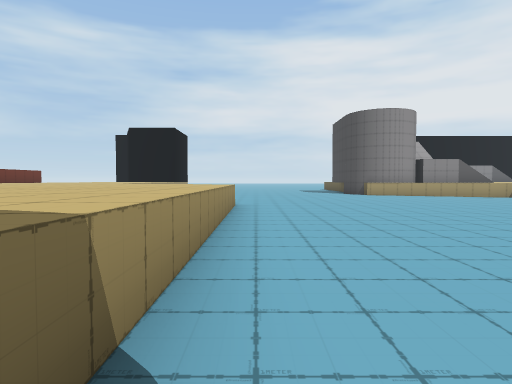
view 1 (above)

24 first-person views from a walk through a 3-D level made in the Unity game engine. The camera is 1.2 m above the floor, tilts 2° down and sees 75° across. The floor is counted in squares, 2 m on a side. Each view is taken from the middle of a square. On the plan, view 1 faces up. The plan holds only what a view shows up to about 10 squares ahead; the rest is blank. The place goes on beyond the plan. Some animated figures are left out.

view 2
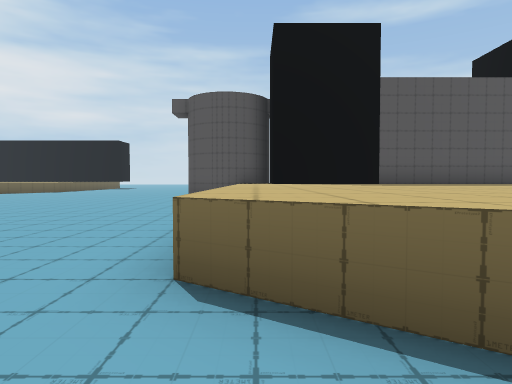

view 3
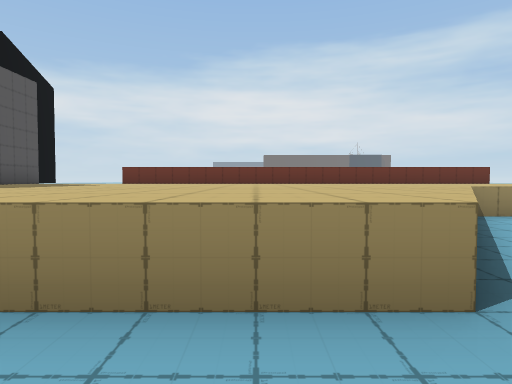

view 4
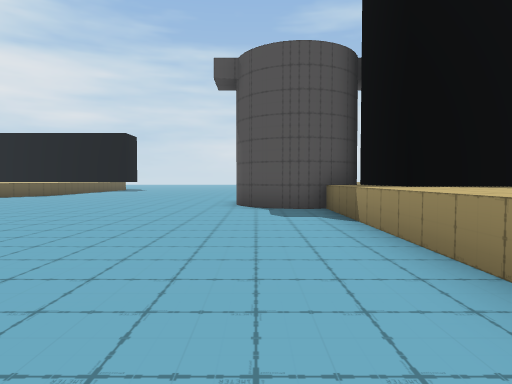

view 5
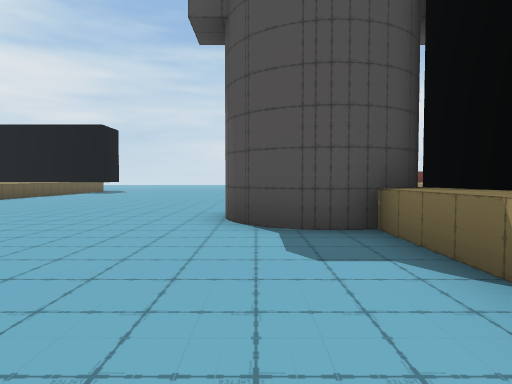

view 6
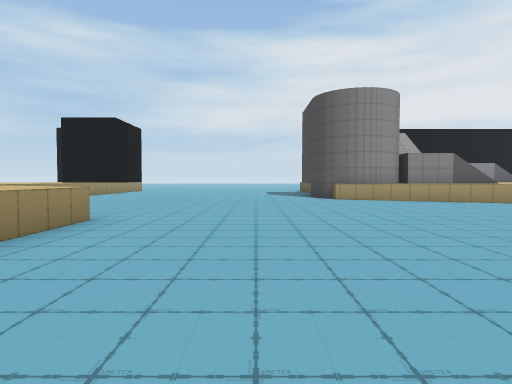

view 7
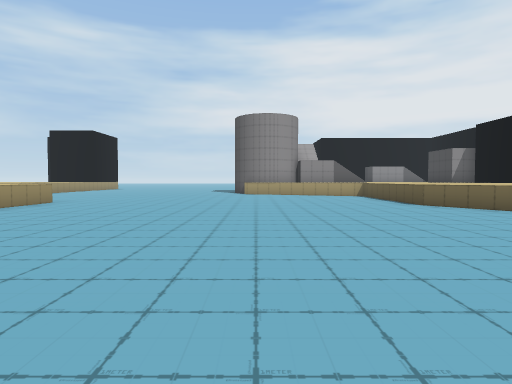

view 8
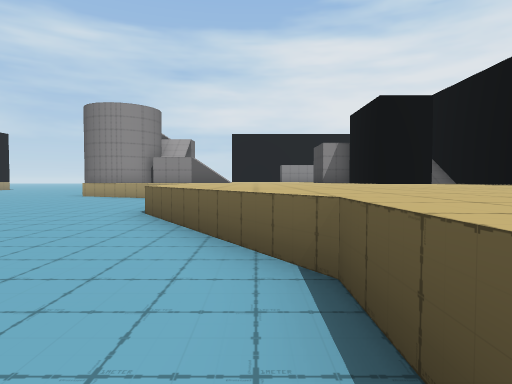

view 9
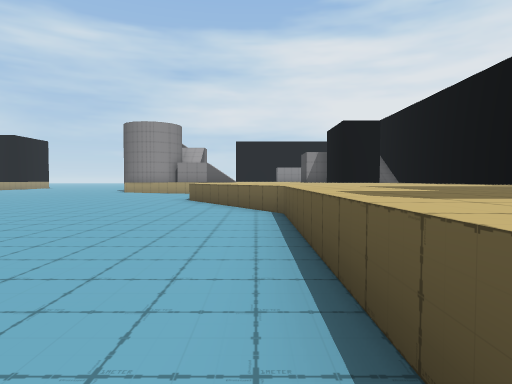

view 10
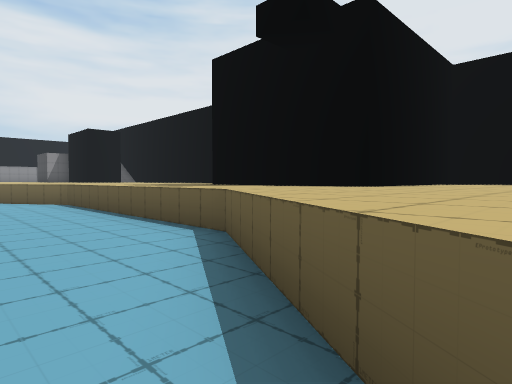

view 11
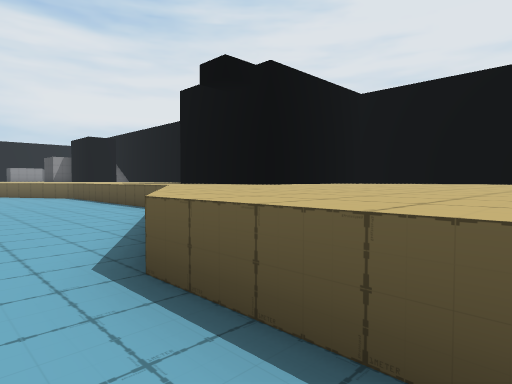

view 12
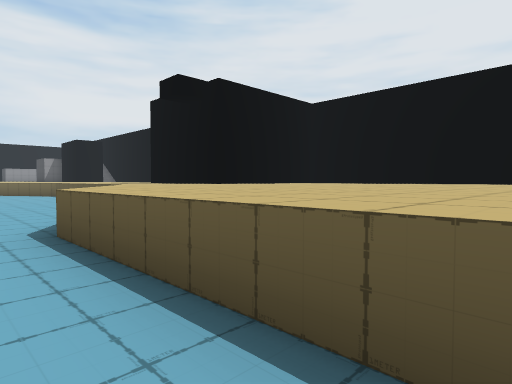

view 13
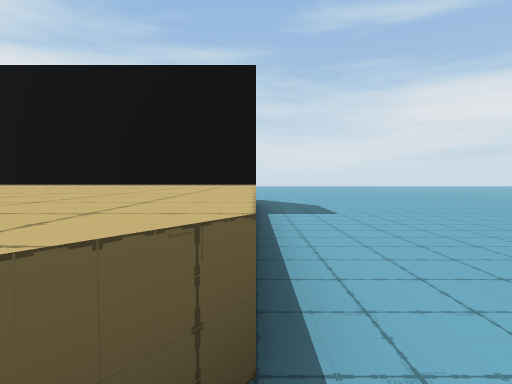

view 14
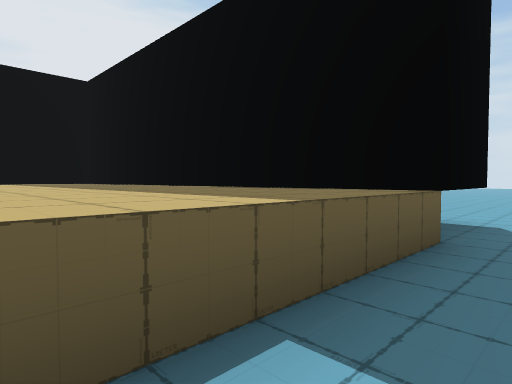

view 15
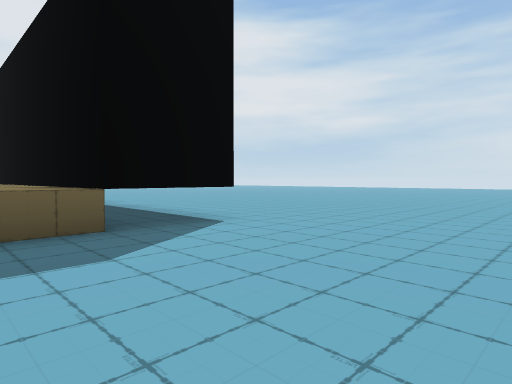

view 16
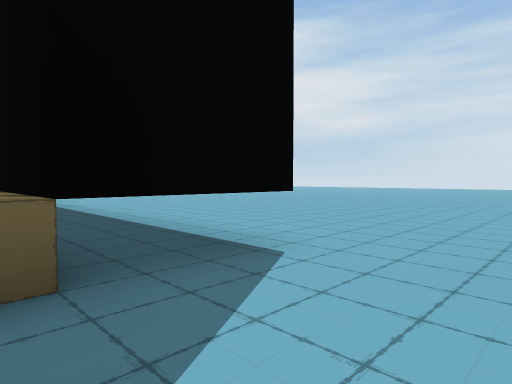

view 17
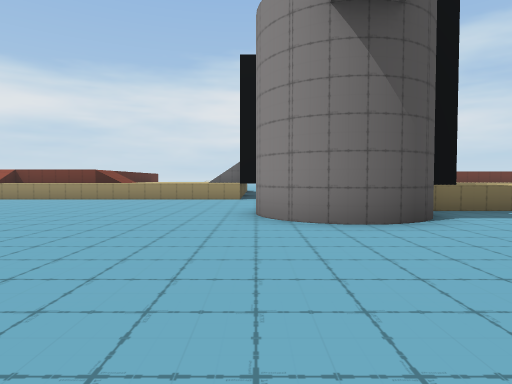

view 18
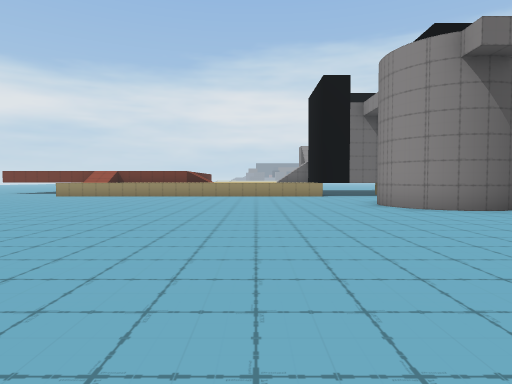

view 19
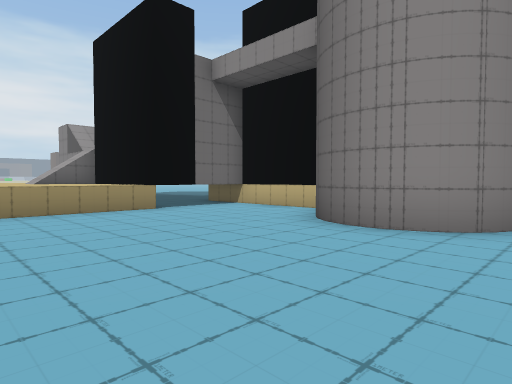

view 20
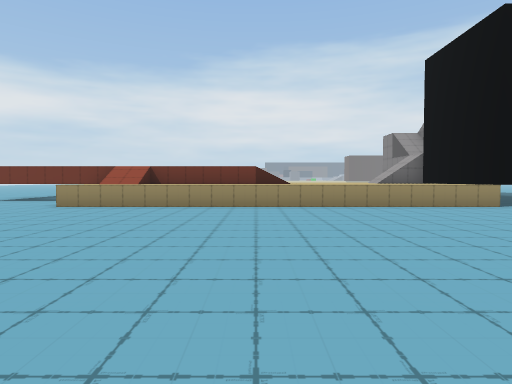

view 21
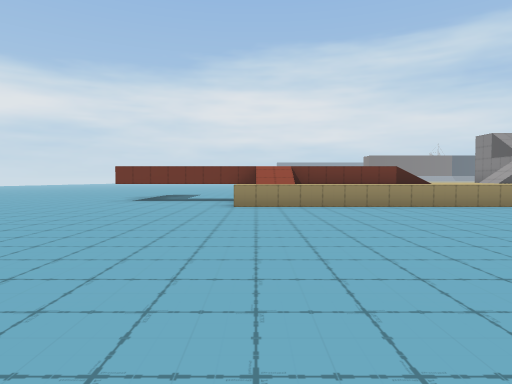

view 22
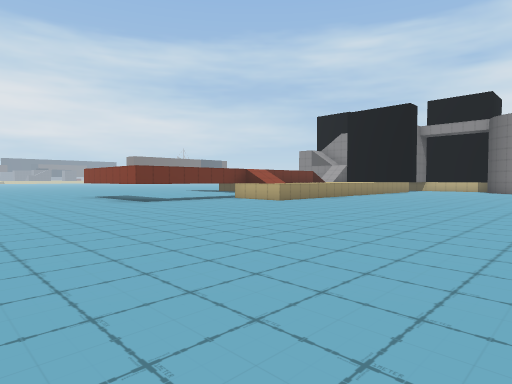

view 23
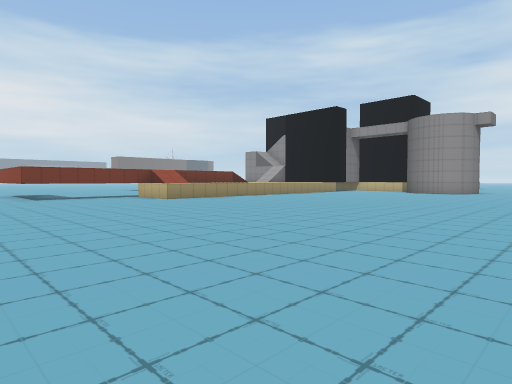

view 24
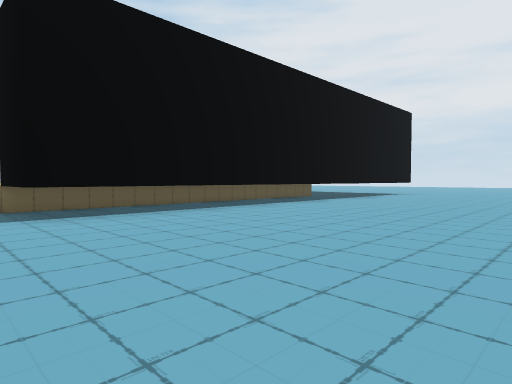

### Floor plan
Key: @ floor where view 1 was taken; # wall or solid block; . floor; = window, fence, low wall or low ledge; ^ raised ledge.
Columns run from 9 left of view 1 to 19 right of it. Each row starts with its distance up from view 1.
 13 # ^ ^  .......^^^
 12 # ^^^  ..........^^
 11 # ^^^. ...........      ###
 10 # ^^^^............        #
  9 # ^^^^^^..........^^^^^^^^#
  8 # ^^^^^^^.........^^^^^^^^#
  7 # ^^^^^^^.........^^^^^^^ #
  6 # ^^^^^^^..........^^^^^  #
  5 # ^^^^^^^..........^^^^^^^#
  4 # ^^^^^^^...........^^^^^^
  3 # ^^^^^^^............^^^^
  2   ^^^^^^^............^^^
  1   ^    ^^............^^^
  0 #^^#####^@...... ....^^#
 -1    #####^#......  ...^^#
 -2    ########...... ...^^#
 -3     ^...###..........^^#####^
 -4  ####....#..........^^^^^^^ ^
 -5 ^^^ ^..............^^^^^^^^ ^
 -6 ^^ ^^..............^^^^^^ ^ ^
 -7    ^^.............^^^^^^^^ ^^
 -8     ^.............^^^^^^^^^ ^
 -9   ^ ^.............^^^^^^^^ ^^
-10   # ^.............^^^^^^^^  ^
-11   # ^.............^^^^
-12   # ^.............^^^^^^^^  ^
-13   #^^.............^^^^^^^^ ^^
-14   #^^.............^^^^^^^ ^ ^
-15   #...............#^^^^^^^^^^
-16   #...............=^^^^^^^^
-17   #.........................
-18  ##.........................
-19 .............................
-20 .............................
-21  ...........   .............
-22        .....   ........

Positions as (right, up) in squares from view 1, and headings:
1: (0, 0), facing up
2: (-1, 10), facing down
3: (1, 7), facing left
4: (1, 6), facing down
5: (1, 3), facing down
6: (2, 3), facing up
7: (5, -1), facing up
8: (11, 1), facing up
9: (11, -3), facing up
10: (9, -6), facing up-right
11: (8, -9), facing up-right
12: (8, -11), facing up-right
13: (9, -6), facing down
14: (8, -11), facing down-right
15: (5, -13), facing down-right
16: (7, -14), facing down-right
17: (6, -4), facing left
18: (8, -7), facing left
19: (2, -8), facing up-left
20: (3, -10), facing left
21: (3, -14), facing left
22: (2, -22), facing up-left
23: (5, -20), facing up-left
24: (8, -22), facing up-right
